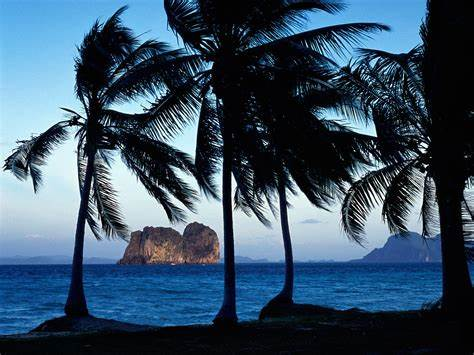
#> input picture imagens/natura.jpg, 474 x 355 px
$ python pontilhismoexemplo.py
#> lines starting #> are read from the running program, lines starting #| are printed output that depends on the picture
import cv2
import numpy as np
import random
import time

# Constantes
STEP = 5
JITTER = 3
RAIO = 3

def main():
    # Carregar a imagem
    image = cv2.imread("imagens/natura.jpg", cv2.IMREAD_GRAYSCALE)
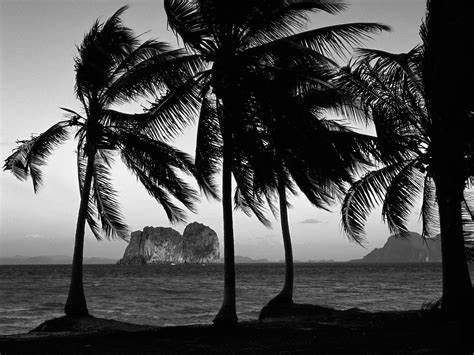
#> image: shape (355, 474); min 0, max 255, mean 76.6

    if image is None:
        print("A imagem não foi aberta")
        return

    height, width = image.shape
#> height = 355; width = 474

    xrange = list(range(height // STEP))
#> xrange = 71 values from 0 to 70
    yrange = list(range(width // STEP))
#> yrange = 94 values from 0 to 93

    for i in range(len(xrange)):
        xrange[i] = xrange[i] * STEP + STEP // 2
#> after the loop, xrange = 71 values from 2 to 352

    for i in range(len(yrange)):
        yrange[i] = yrange[i] * STEP + STEP // 2
#> after the loop, yrange = 94 values from 2 to 467

    # Criar uma imagem de pontos em branco
    points = np.ones((height, width), dtype=np.uint8) * 255

    # Gerar uma semente aleatória para o embaralhamento
    seed = int(time.time() * 1000)  # Usando a hora atual para gerar uma semente única
    random.seed(seed)
    random.shuffle(xrange)

    for i in xrange:
        random.shuffle(yrange)
        for j in yrange:
            # Adicionar jitter aleatório
            x = i + random.randint(-JITTER, JITTER)
            y = j + random.randint(-JITTER, JITTER)

            # Garantir que x e y estão dentro dos limites da imagem
            if x >= 0 and x < height and y >= 0 and y < width:
                gray = int(image[x, y])
                # Desenhar um círculo no ponto correspondente (escala de cinza)
                cv2.circle(points, (y, x), RAIO, (gray, gray, gray), -1, cv2.LINE_AA)
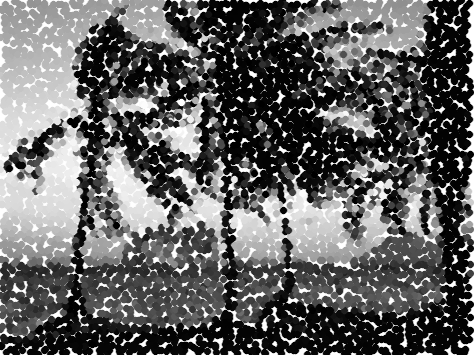
#> points: shape (355, 474); min 0, max 255, mean 98.8

    # Salvar a imagem gerada
    cv2.imshow("pontos", points)
    cv2.waitKey(0)
if __name__ == "__main__":
    main()

$ run again, with imagens/flor.jpg copied over imagens/natura.jpg
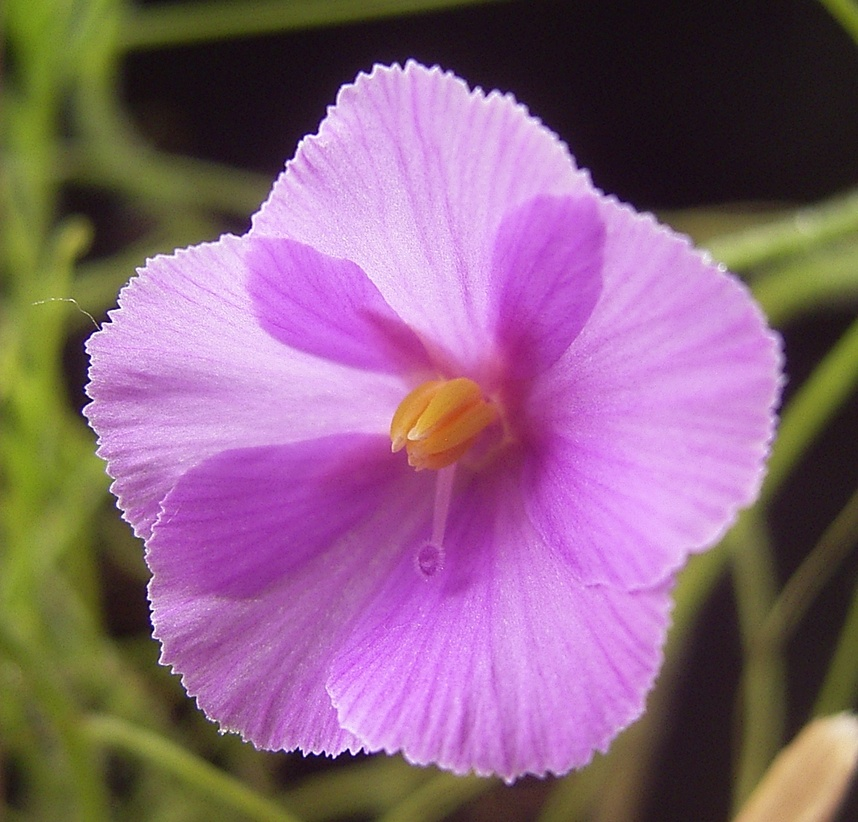
#> input picture imagens/flor.jpg, 858 x 822 px, shrunk from 1305 x 1251 before the run
#> in main, `image = cv2.imread("imagens/natura.jpg", cv2.IMREAD_GRAYSCALE)`:
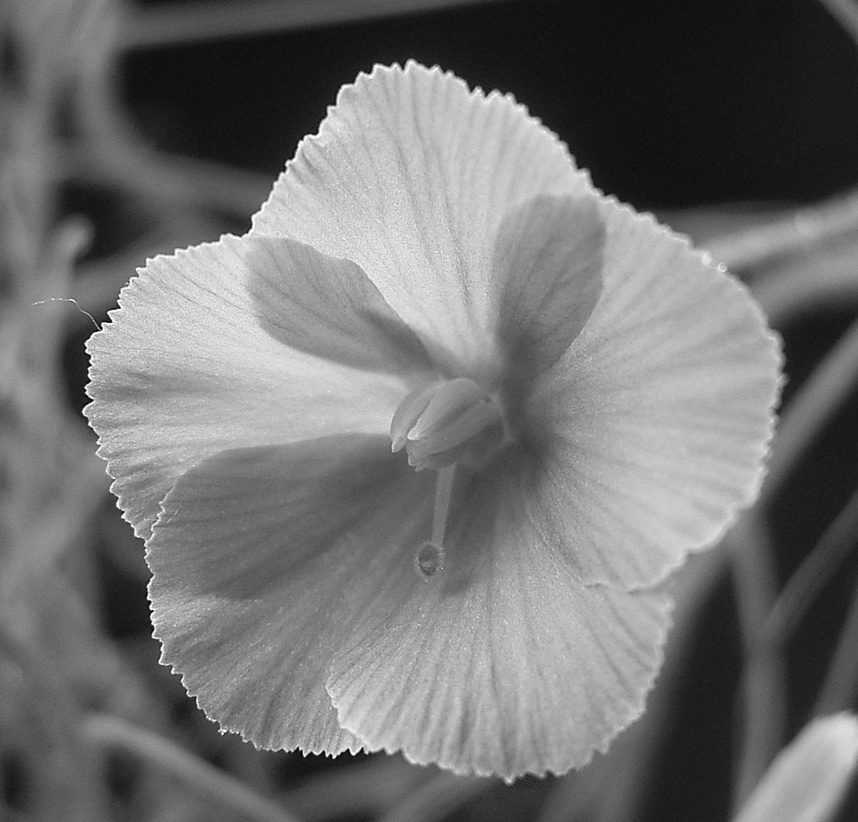
#> image: shape (822, 858); min 2, max 255, mean 113.9
#> after the loop in main, `for i in xrange:`:
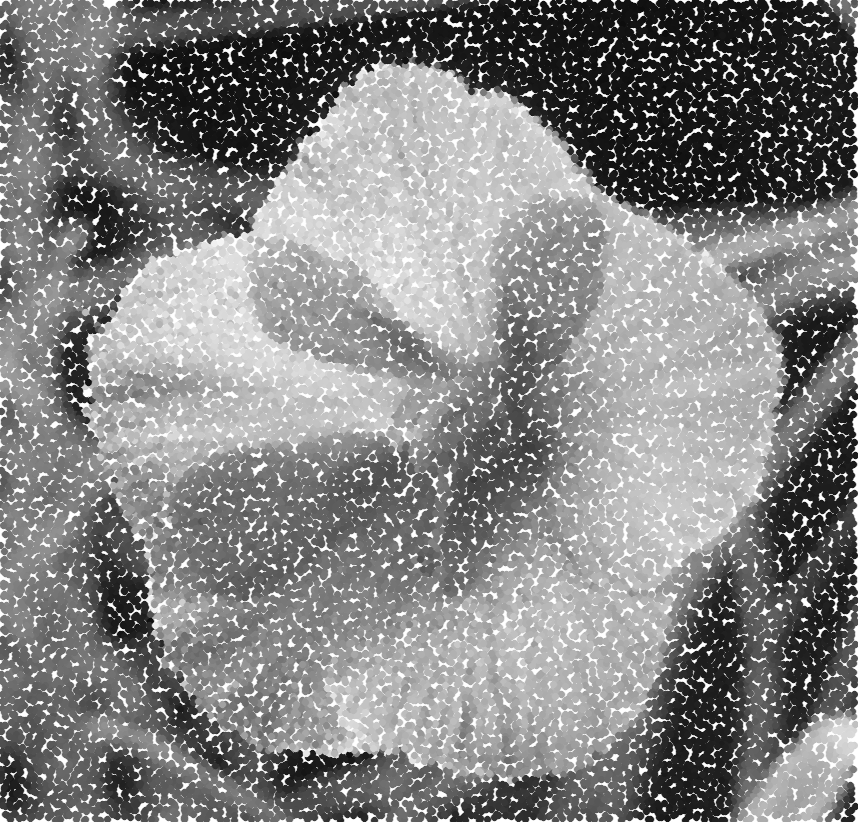
#> points: shape (822, 858); min 11, max 255, mean 130.8

$ run again, with imagens/fotopendrive.jpg copied over imagens/natura.jpg
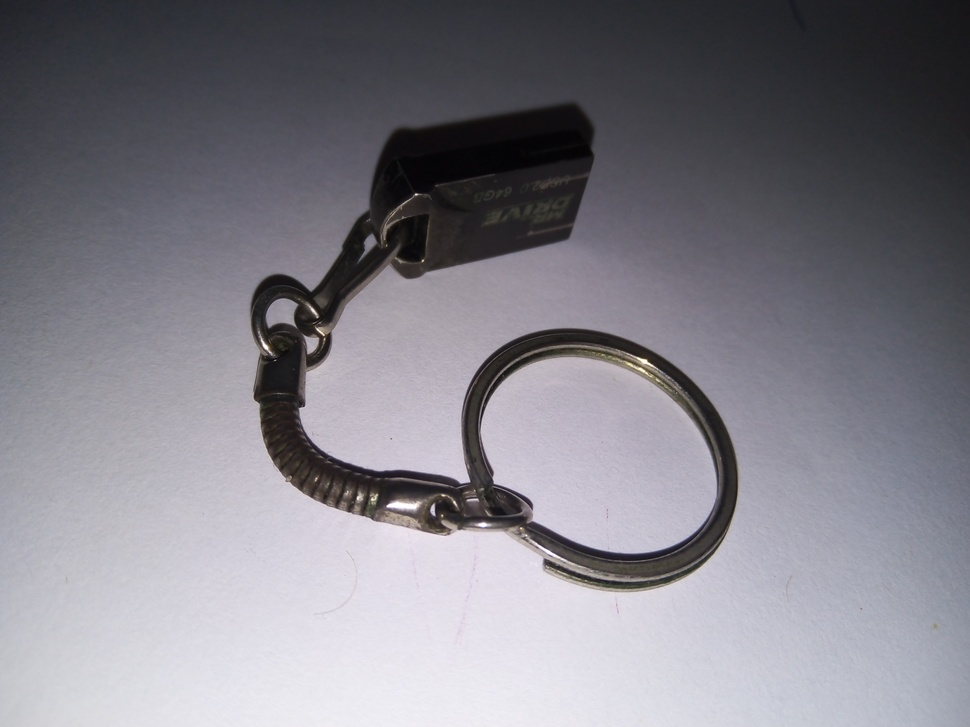
#> input picture imagens/fotopendrive.jpg, 970 x 727 px, shrunk from 4160 x 3120 before the run
#> after the loop in main, `for i in xrange:`:
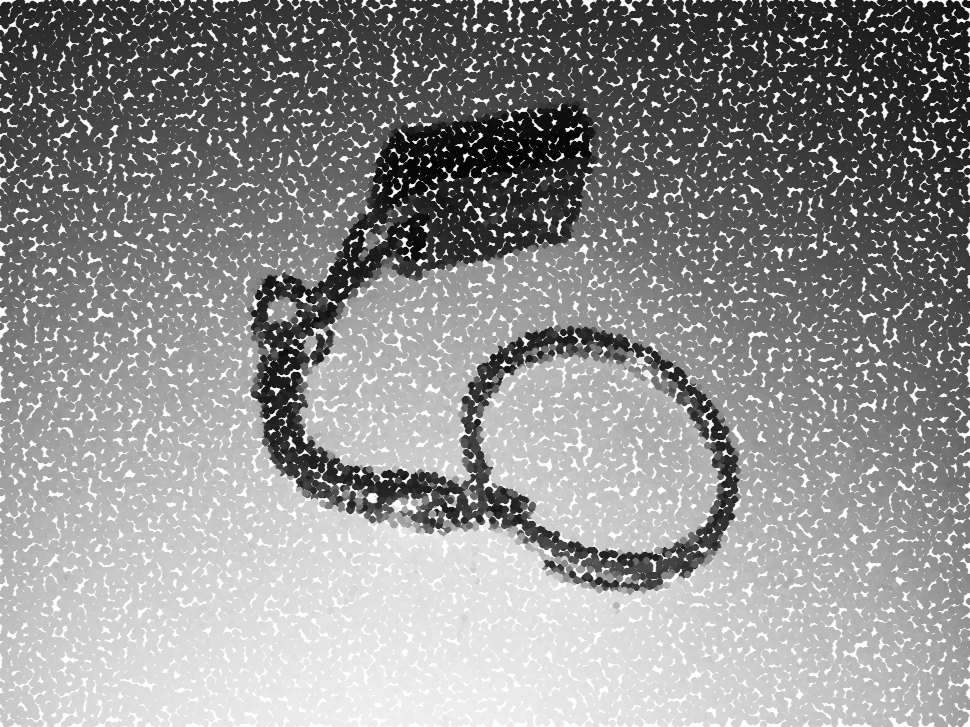
#> points: shape (727, 970); min 4, max 255, mean 143.4
